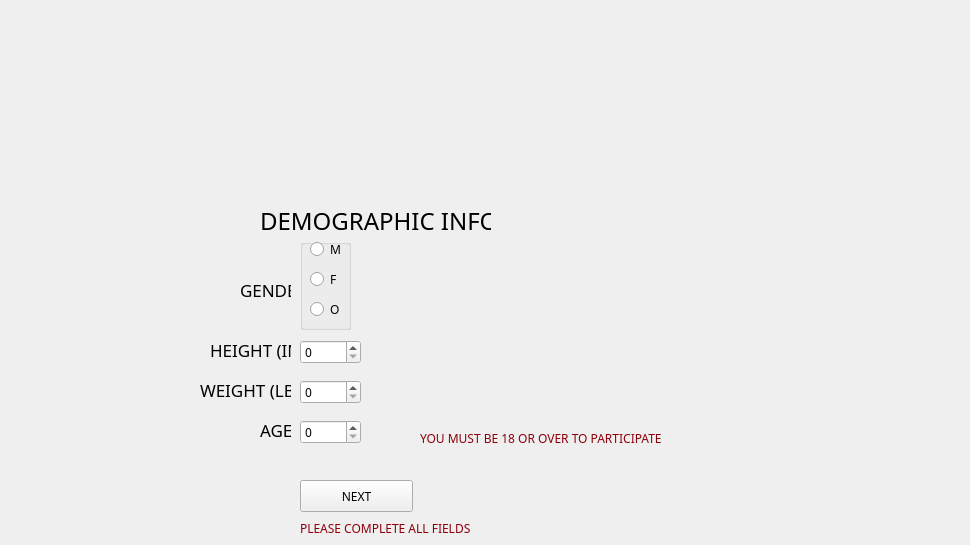
    <widget class="QWidget" name="demoPage">
     <property name="autoFillBackground">
      <bool>true</bool>
     </property>
     <widget class="QLabel" name="genderLabel">
      <property name="geometry">
       <rect>
        <x>240</x>
        <y>280</y>
        <width>51</width>
        <height>20</height>
       </rect>
      </property>
      <property name="font">
       <font>
        <family>Geneva</family>
        <pointsize>13</pointsize>
        <weight>50</weight>
        <bold>false</bold>
       </font>
      </property>
      <property name="text">
       <string>GENDER</string>
      </property>
     </widget>
     <widget class="QPushButton" name="submitButton">
      <property name="geometry">
       <rect>
        <x>300</x>
        <y>480</y>
        <width>113</width>
        <height>32</height>
       </rect>
      </property>
      <property name="font">
       <font>
        <family>Geneva</family>
       </font>
      </property>
      <property name="text">
       <string>NEXT</string>
      </property>
     </widget>
     <widget class="QLabel" name="errorAge">
      <property name="geometry">
       <rect>
        <x>420</x>
        <y>430</y>
        <width>311</width>
        <height>16</height>
       </rect>
      </property>
      <property name="palette">
       <palette>
        <active>
         <colorrole role="WindowText">
          <brush brushstyle="SolidPattern">
           <color alpha="255">
            <red>141</red>
            <green>0</green>
            <blue>11</blue>
           </color>
          </brush>
         </colorrole>
        </active>
        <inactive>
         <colorrole role="WindowText">
          <brush brushstyle="SolidPattern">
           <color alpha="255">
            <red>141</red>
            <green>0</green>
            <blue>11</blue>
           </color>
          </brush>
         </colorrole>
        </inactive>
        <disabled>
         <colorrole role="WindowText">
          <brush brushstyle="SolidPattern">
           <color alpha="255">
            <red>127</red>
            <green>127</green>
            <blue>127</blue>
           </color>
          </brush>
         </colorrole>
        </disabled>
       </palette>
      </property>
      <property name="font">
       <font>
        <family>Geneva</family>
       </font>
      </property>
      <property name="toolTipDuration">
       <number>0</number>
      </property>
      <property name="text">
       <string>YOU MUST BE 18 OR OVER TO PARTICIPATE</string>
      </property>
     </widget>
     <widget class="QSpinBox" name="Height">
      <property name="geometry">
       <rect>
        <x>300</x>
        <y>340</y>
        <width>61</width>
        <height>24</height>
       </rect>
      </property>
      <property name="font">
       <font>
        <family>Geneva</family>
       </font>
      </property>
     </widget>
     <widget class="QLabel" name="banner3">
      <property name="geometry">
       <rect>
        <x>40</x>
        <y>10</y>
        <width>471</width>
        <height>121</height>
       </rect>
      </property>
      <property name="text">
       <string/>
      </property>
      <property name="pixmap">
       <pixmap>UCL-Logo-Black.jpg</pixmap>
      </property>
      <property name="scaledContents">
       <bool>true</bool>
      </property>
     </widget>
     <widget class="QGroupBox" name="genderGroup">
      <property name="geometry">
       <rect>
        <x>300</x>
        <y>239</y>
        <width>51</width>
        <height>91</height>
       </rect>
      </property>
      <property name="font">
       <font>
        <family>Geneva</family>
       </font>
      </property>
      <property name="title">
       <string/>
      </property>
      <widget class="QRadioButton" name="Male">
       <property name="geometry">
        <rect>
         <x>10</x>
         <y>0</y>
         <width>41</width>
         <height>20</height>
        </rect>
       </property>
       <property name="font">
        <font>
         <family>Geneva</family>
        </font>
       </property>
       <property name="text">
        <string>M</string>
       </property>
      </widget>
      <widget class="QRadioButton" name="Female">
       <property name="geometry">
        <rect>
         <x>10</x>
         <y>30</y>
         <width>31</width>
         <height>20</height>
        </rect>
       </property>
       <property name="font">
        <font>
         <family>Geneva</family>
        </font>
       </property>
       <property name="text">
        <string>F</string>
       </property>
      </widget>
      <widget class="QRadioButton" name="Other">
       <property name="geometry">
        <rect>
         <x>10</x>
         <y>60</y>
         <width>31</width>
         <height>20</height>
        </rect>
       </property>
       <property name="font">
        <font>
         <family>Geneva</family>
        </font>
       </property>
       <property name="text">
        <string>O</string>
       </property>
      </widget>
     </widget>
     <widget class="QLabel" name="banner4">
      <property name="geometry">
       <rect>
        <x>510</x>
        <y>10</y>
        <width>451</width>
        <height>121</height>
       </rect>
      </property>
      <property name="text">
       <string/>
      </property>
      <property name="pixmap">
       <pixmap>UCL-Logo-Black.jpg</pixmap>
      </property>
     </widget>
     <widget class="QLabel" name="demoHeader">
      <property name="geometry">
       <rect>
        <x>260</x>
        <y>210</y>
        <width>231</width>
        <height>21</height>
       </rect>
      </property>
      <property name="font">
       <font>
        <family>Geneva</family>
        <pointsize>18</pointsize>
       </font>
      </property>
      <property name="text">
       <string>DEMOGRAPHIC INFO</string>
      </property>
     </widget>
     <widget class="QLabel" name="errorDemo">
      <property name="geometry">
       <rect>
        <x>300</x>
        <y>520</y>
        <width>441</width>
        <height>16</height>
       </rect>
      </property>
      <property name="palette">
       <palette>
        <active>
         <colorrole role="WindowText">
          <brush brushstyle="SolidPattern">
           <color alpha="255">
            <red>141</red>
            <green>0</green>
            <blue>11</blue>
           </color>
          </brush>
         </colorrole>
        </active>
        <inactive>
         <colorrole role="WindowText">
          <brush brushstyle="SolidPattern">
           <color alpha="255">
            <red>141</red>
            <green>0</green>
            <blue>11</blue>
           </color>
          </brush>
         </colorrole>
        </inactive>
        <disabled>
         <colorrole role="WindowText">
          <brush brushstyle="SolidPattern">
           <color alpha="255">
            <red>127</red>
            <green>127</green>
            <blue>127</blue>
           </color>
          </brush>
         </colorrole>
        </disabled>
       </palette>
      </property>
      <property name="font">
       <font>
        <family>Geneva</family>
       </font>
      </property>
      <property name="toolTipDuration">
       <number>0</number>
      </property>
      <property name="text">
       <string>PLEASE COMPLETE ALL FIELDS</string>
      </property>
     </widget>
     <widget class="QLabel" name="heightLabel">
      <property name="geometry">
       <rect>
        <x>210</x>
        <y>340</y>
        <width>81</width>
        <height>20</height>
       </rect>
      </property>
      <property name="font">
       <font>
        <family>Geneva</family>
        <pointsize>13</pointsize>
        <weight>50</weight>
        <bold>false</bold>
       </font>
      </property>
      <property name="text">
       <string>HEIGHT (IN)</string>
      </property>
     </widget>
     <widget class="QLabel" name="ageLabel">
      <property name="geometry">
       <rect>
        <x>260</x>
        <y>420</y>
        <width>31</width>
        <height>20</height>
       </rect>
      </property>
      <property name="font">
       <font>
        <family>Geneva</family>
        <pointsize>13</pointsize>
        <weight>50</weight>
        <bold>false</bold>
       </font>
      </property>
      <property name="text">
       <string>AGE</string>
      </property>
     </widget>
     <widget class="QLabel" name="weightLabel">
      <property name="geometry">
       <rect>
        <x>200</x>
        <y>380</y>
        <width>91</width>
        <height>20</height>
       </rect>
      </property>
      <property name="font">
       <font>
        <family>Geneva</family>
        <pointsize>13</pointsize>
        <weight>50</weight>
        <bold>false</bold>
       </font>
      </property>
      <property name="text">
       <string>WEIGHT (LBS)</string>
      </property>
     </widget>
     <widget class="QSpinBox" name="Age">
      <property name="geometry">
       <rect>
        <x>300</x>
        <y>420</y>
        <width>61</width>
        <height>24</height>
       </rect>
      </property>
      <property name="font">
       <font>
        <family>Geneva</family>
       </font>
      </property>
     </widget>
     <widget class="QSpinBox" name="Weight">
      <property name="geometry">
       <rect>
        <x>300</x>
        <y>380</y>
        <width>61</width>
        <height>24</height>
       </rect>
      </property>
      <property name="font">
       <font>
        <family>Geneva</family>
       </font>
      </property>
      <property name="maximum">
       <number>999</number>
      </property>
     </widget>
    </widget>
